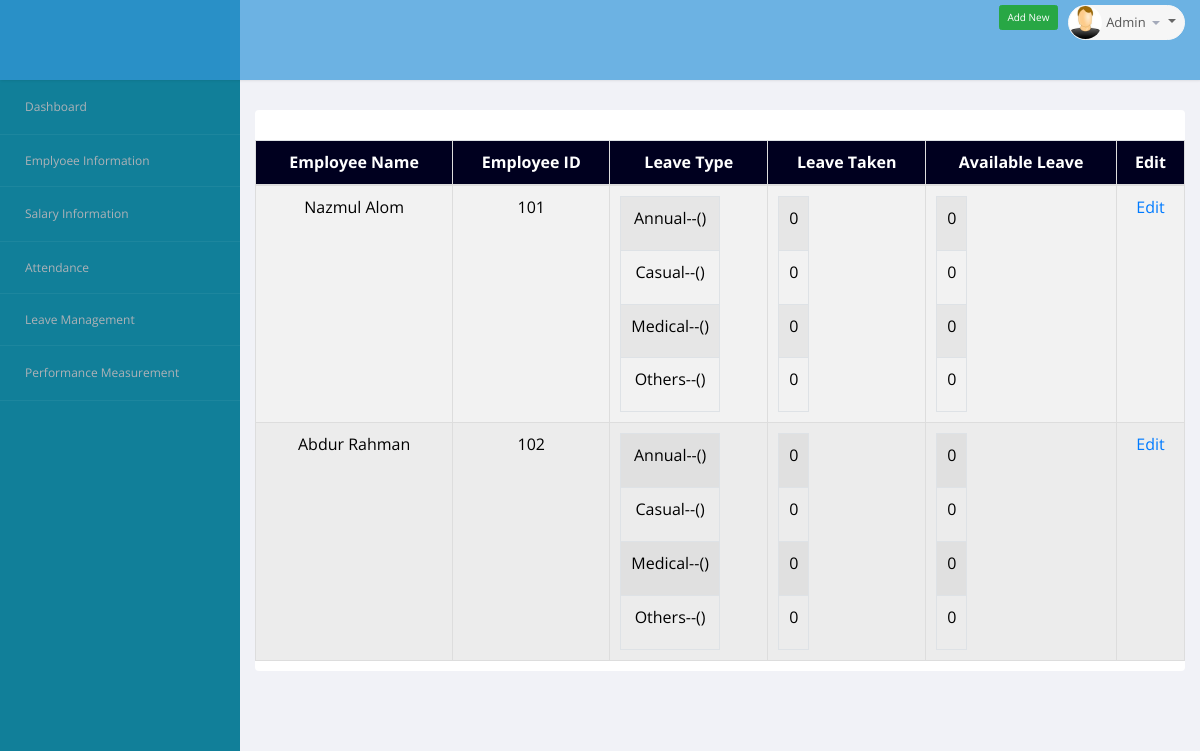
The app's page /leave_management.php (signed in) with its own data.
### tables this page shows
CREATE TABLE IF NOT EXISTS `personal_information` (
  `person_id` int(11) NOT NULL AUTO_INCREMENT,
  `full_name` varchar(100) DEFAULT NULL,
  `gender` varchar(10) NOT NULL DEFAULT 'male',
  `mobile_number` varchar(100) DEFAULT NULL,
  `emergency_number` varchar(100) DEFAULT NULL,
  `email` varchar(100) DEFAULT NULL,
  `address` varchar(10000) DEFAULT NULL,
  `date_of_birth` varchar(100) DEFAULT NULL,
  `maritial_status` varchar(100) DEFAULT NULL,
  `allocated_resource` varchar(1000) DEFAULT NULL,
  `image` varchar(1000) DEFAULT NULL,
  PRIMARY KEY (`person_id`)
);

CREATE TABLE IF NOT EXISTS `employee_information` (
  `employee_id` int(11) NOT NULL AUTO_INCREMENT,
  `person_id` int(11) NOT NULL,
  `company_id` varchar(100) DEFAULT NULL,
  `designation` varchar(100) DEFAULT NULL,
  `department` varchar(100) DEFAULT NULL,
  `gross_salary` double DEFAULT NULL,
  `house_rent` double DEFAULT NULL,
  `medical_expense` double DEFAULT NULL,
  `transport_expense` double DEFAULT NULL,
  `entertainment_expense` double DEFAULT NULL,
  `tax` double DEFAULT NULL,
  `net_salary` double DEFAULT NULL,
  `joining_date` varchar(100) DEFAULT NULL,
  PRIMARY KEY (`employee_id`)
);

CREATE TABLE IF NOT EXISTS `leave_table` (
  `leave_table_id` int(11) NOT NULL AUTO_INCREMENT,
  `person_id` int(11) NOT NULL,
  `annual_leave_taken` int(11) DEFAULT NULL,
  `casual_leave_taken` int(11) DEFAULT NULL,
  `medical_leave_taken` int(11) DEFAULT NULL,
  `others_leave_taken` int(11) DEFAULT NULL,
  `year` varchar(11) DEFAULT NULL,
  PRIMARY KEY (`leave_table_id`)
);

### leave_management.php (the view, shortened to what this page needs)
<!DOCTYPE HTML>
<html>
<head>
    <link href="bs3/css/bootstrap.min.css" rel="stylesheet">
    <link href="css/bootstrap-reset.css" rel="stylesheet">
    <link href="assets/font-awesome/css/font-awesome.css" rel="stylesheet">
    <link href="bootstrap/bootstrap.css" rel="stylesheet">
    <link href="bootstrap/bootstrap-responsive.css" rel="stylesheet">
    <link rel="stylesheet" href="assets/jquery-steps-master/demo/css/jquery.steps.css">
    <link href="css/style.css" rel="stylesheet">
    <link href="css/style-responsive.css" rel="stylesheet">
</head>
<body>
<div>
    <section id="container">
        <?php
        include('header.php');
        include('sidebar_left.php');
        ?>
        <section id="main-content">
            <section class="wrapper">
                <ul class="nav nav-tabs" id="modTab"
                    style="padding-bottom: 15px;margin-bottom:0px;margin-left:5px;border-bottom: none;">
                </ul>
                <section class="panel">
                    <div id="editable-sample_wrapper" class="dataTables_wrapper form-inline" role="grid">
                        <div class="row">
                            <div class="col-lg-6"></div>
                            <div class="col-lg-6">
                                <div class="dataTables_filter" id="editable-sample_filter"><label></label></div>
                            </div>
                        </div>
                        <table class="table table-striped table-hover table-bordered dataTable" id="editable-sample"
                               aria-describedby="editable-sample_info">
                            <thead style="background-color:#00001F; color:white; font-size:16px;">
                            <tr role="row">
                                <th style="text-align:center;" class="sorting_disabled" role="columnheader" rowspan="1"
                                    colspan="1" aria-label="First Name" style="width: 188px;">Employee Name
                                </th>
                                <th style="text-align:center;" class="sorting_disabled" role="columnheader" rowspan="1"
                                    colspan="1" aria-label="First Name" style="width: 188px;">Employee ID
                                </th>
                                <th style="text-align:center;" class="sorting_disabled" role="columnheader" rowspan="1"
                                    colspan="1" aria-label="First Name" style="width: 188px;">Leave Type
                                </th>
                                <th style="text-align:center;" class="sorting_disabled" role="columnheader" rowspan="1"
                                    colspan="1" aria-label="First Name" style="width: 188px;">Leave Taken
                                </th>
                                <th style="text-align:center;" class="sorting_disabled" role="columnheader" rowspan="1"
                                    colspan="1" aria-label="First Name" style="width: 188px;">Available Leave
                                </th>
                                <th style="text-align:center;" class="sorting_disabled" role="columnheader" rowspan="1"
                                    colspan="1" aria-label="First Name" style="width: 188px;">Edit
                                </th>
                            </thead>
                            <tbody role="alert" aria-live="polite" aria-relevant="all"
                                   style="font-size:16px; color:black; text-align:center">
                            <?php
                            $conn = connect_db();
                            $sql = "SELECT * FROM personal_information,leave_table,employee_information where personal_information.person_id=leave_table.person_id and
		personal_information.person_id=employee_information.person_id";
                            $result = mysql_query($sql, $conn) or die($sql . "<br/><br/>" . mysql_error());
                            $sql = "SELECT * FROM leave_type";
                            $result1 = mysql_query($sql, $conn) or die($sql . "<br/><br/>" . mysql_error());
                            $row1 = mysql_fetch_array($result1);
                            ?>
                            <?php if (mysql_num_rows($result) > 0)
                                $count = 1;
                            while ($row = mysql_fetch_array($result)) {
                                if ($count % 2 == 0)
                                    echo '<tr style="background-color:#ECECEC;color:black">';
                                else echo '<tr>';
                                $count++;
                                ?>
                                <td><p><?php echo $row['full_name'] ?></p></td>
                                <td><p><?php echo $row['company_id'] ?></p></td>
                                <td>
                                    <table>
                                        <tbody style="color:black; text-align:center">
                                        <tr>
                                            <td><p>Annual--(<?php echo $row1['annual_leave'] ?>)</p></td>
                                        </tr>
                                        <tr>
                                            <td><p>Casual--(<?php echo $row1['casual_leave'] ?>)</p></td>
                                        </tr>
                                        <tr>
                                            <td><p>Medical--(<?php echo $row1['medical_leave'] ?>)</p></td>
                                        </tr>
                                        <tr>
                                            <td><p>Others--(<?php echo $row1['others_leave'] ?>)</p></td>
                                        </tr>
                                        </tbody>
                                    </table>
                                </td>
                                <td>
                                    <table>
                                        <tbody style="color:black; text-align:center">
                                        <tr>
                                            <td><p><?php echo $row['annual_leave_taken'] ?></p></td>
                                        </tr>
                                        <tr>
                                            <td><p><?php echo $row['casual_leave_taken'] ?></p></td>
                                        </tr>
                                        <tr>
                                            <td><p><?php echo $row['medical_leave_taken'] ?></p></td>
                                        </tr>
                                        <tr>
                                            <td><p><?php echo $row['others_leave_taken'] ?></p></td>
                                        </tr>
                                        </tbody>
                                    </table>
                                </td>
                                <td>
                                    <table>
                                        <tbody style="color:black; text-align:center">
                                        <tr>
                                            <td><p><?php echo $row1['annual_leave'] - $row['annual_leave_taken'] ?></p>
                                            </td>
                                        </tr>
                                        <tr>
                                            <td><p><?php echo $row1['casual_leave'] - $row['casual_leave_taken'] ?></p>
                                            </td>
                                        </tr>
                                        <tr>
                                            <td>
                                                <p><?php echo $row1['medical_leave'] - $row['medical_leave_taken'] ?></p>
                                            </td>
                                        </tr>
                                        <tr>
                                            <td><p><?php echo $row1['others_leave'] - $row['others_leave_taken'] ?></p>
                                            </td>
                                        </tr>
                                        </tbody>
                                    </table>
                                </td>
                                <td>
                                    <a class="edit" href="edit_leave.php?id=<?php echo $row['person_id']; ?>">Edit</a>
                                </td>
                                </tr>
                            <?php } ?>
                            </tbody>
                        </table>
                </section>
            </section>
        </section>
</div>
</body>
</html>

### records on screen
personal_information: full_name "Nazmul Alom", employee_information.company_id "101", leave_table.annual_leave_taken "0", leave_table.casual_leave_taken "0", leave_table.medical_leave_taken "0", leave_table.others_leave_taken "0"
personal_information: full_name "Abdur Rahman", employee_information.company_id "102", leave_table.annual_leave_taken "0", leave_table.casual_leave_taken "0", leave_table.medical_leave_taken "0", leave_table.others_leave_taken "0"
